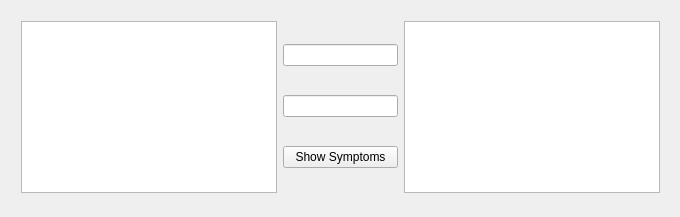
<?xml version="1.0" encoding="UTF-8"?>
<ui version="4.0">
 <class>GUIClass</class>
 <widget class="QMainWindow" name="GUIClass">
  <property name="geometry">
   <rect>
    <x>0</x>
    <y>0</y>
    <width>680</width>
    <height>217</height>
   </rect>
  </property>
  <property name="windowTitle">
   <string>GUI</string>
  </property>
  <widget class="QWidget" name="centralWidget">
   <widget class="QWidget" name="horizontalLayoutWidget">
    <property name="geometry">
     <rect>
      <x>10</x>
      <y>10</y>
      <width>661</width>
      <height>194</height>
     </rect>
    </property>
    <layout class="QHBoxLayout" name="horizontalLayout">
     <item>
      <widget class="QListWidget" name="mainList"/>
     </item>
     <item>
      <layout class="QVBoxLayout" name="verticalLayout">
       <item>
        <widget class="QLineEdit" name="listEdit"/>
       </item>
       <item>
        <widget class="QLineEdit" name="symptomEdit"/>
       </item>
       <item>
        <widget class="QPushButton" name="button">
         <property name="text">
          <string>Show Symptoms</string>
         </property>
        </widget>
       </item>
      </layout>
     </item>
     <item>
      <widget class="QListWidget" name="symptomsList"/>
     </item>
    </layout>
   </widget>
  </widget>
 </widget>
 <layoutdefault spacing="6" margin="11"/>
 <resources>
  <include location="GUI.qrc"/>
 </resources>
 <connections/>
</ui>
